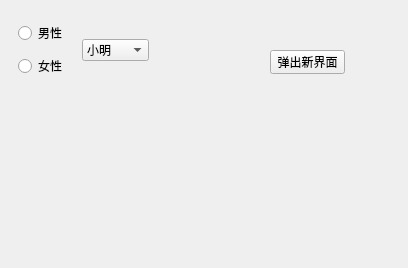
<?xml version="1.0" encoding="UTF-8"?>
<ui version="4.0">
 <class>Widget</class>
 <widget class="QWidget" name="Widget">
  <property name="geometry">
   <rect>
    <x>0</x>
    <y>0</y>
    <width>408</width>
    <height>268</height>
   </rect>
  </property>
  <property name="windowTitle">
   <string>Widget</string>
  </property>
  <widget class="QWidget" name="widget_2" native="true">
   <property name="geometry">
    <rect>
     <x>9</x>
     <y>9</y>
     <width>140</width>
     <height>82</height>
    </rect>
   </property>
   <layout class="QHBoxLayout" name="horizontalLayout">
    <item>
     <widget class="QWidget" name="widget" native="true">
      <layout class="QVBoxLayout" name="verticalLayout">
       <item>
        <widget class="QRadioButton" name="radioButton">
         <property name="text">
          <string>男性</string>
         </property>
        </widget>
       </item>
       <item>
        <widget class="QRadioButton" name="radioButton_2">
         <property name="text">
          <string>女性</string>
         </property>
        </widget>
       </item>
      </layout>
     </widget>
    </item>
    <item>
     <widget class="QComboBox" name="comboBox">
      <item>
       <property name="text">
        <string>小明</string>
       </property>
      </item>
      <item>
       <property name="text">
        <string>小花</string>
       </property>
      </item>
     </widget>
    </item>
   </layout>
  </widget>
  <widget class="QPushButton" name="pushButton">
   <property name="geometry">
    <rect>
     <x>270</x>
     <y>50</y>
     <width>75</width>
     <height>24</height>
    </rect>
   </property>
   <property name="text">
    <string>弹出新界面</string>
   </property>
  </widget>
 </widget>
 <resources/>
 <connections/>
</ui>
